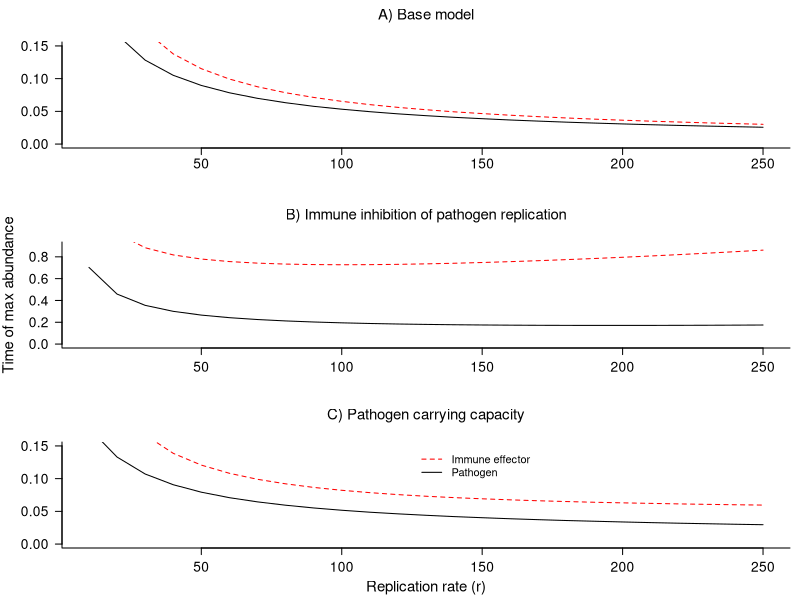
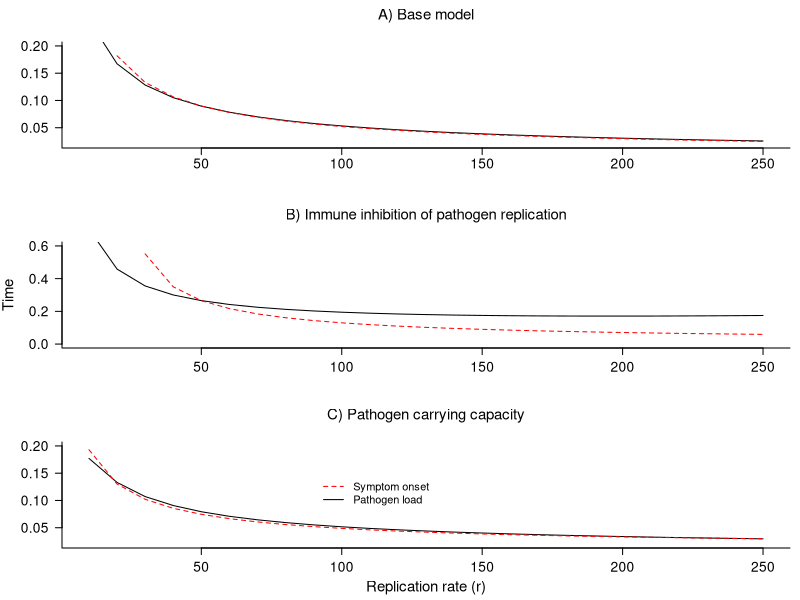
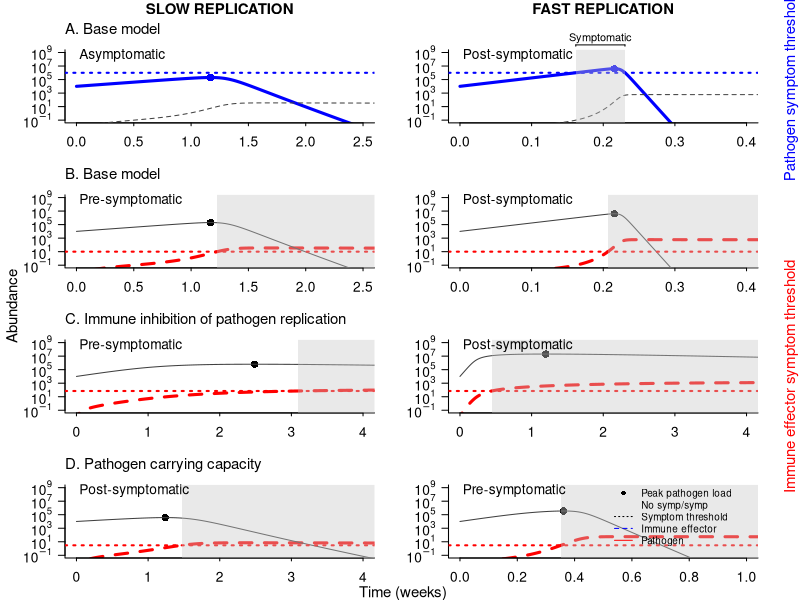
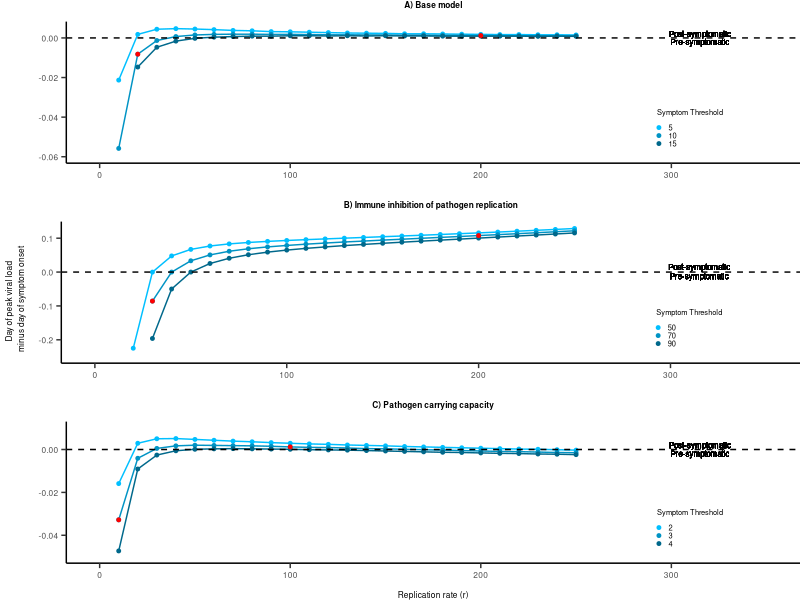

R code for these plots, in order:
## ---- chunk 1
knitr::opts_chunk$set(echo = TRUE, message = FALSE, warning = FALSE)
## ---- chunk 2
require(deSolve)
require(ggplot2)
require(gridExtra)
require(grid)
## ---- chunk 3
within.host.model <- function(t, x, params) {
  P <- x[1]
  X <- x[2]

  with(
    as.list(params),
    {
      dP <- r*P - k*X*P
      dX <- a - d*X + y*k*X*P
    
      res <- c(dP, dX)
      list(res)
    }
  ) 
}

within.host.model.cap <- function(t, x, params) {
  P <- x[1]
  X <- x[2]

  with(
    as.list(params),
    {
      dP <- r*P*(1 - P/(5*10^5)) - k*X*P
      dX <- a - d*X + y*k*X*P
    
      res <- c(dP, dX)
      list(res)
    }
  ) 
}

sat.imm.model <- function(t, x, params) {
  P <- x[1]
  X <- x[2]
  
  with(
    as.list(params),
    {
      dP <- r*P/(1+b*X) - dp*P
      dX <- alpha - d*X + gx*P*(Xmax - X)/(P+hp)
      
      res <- c(dP, dX)
      list(res)
    }
  ) 
}
## ---- chunk 4
desolve_function <- function(tstep, r, k, model, id) {
  time <- seq(0,2, by=tstep)

  params <- c(y = 1e-4, k = k, r = r, a = 1, d = 0.5)
  
  df <- data.frame(lsoda(c(P=id, X=0), time, model, 
                       params))
  
  if(any(df$P <= 0)){
    clearance <- min(which(df$P <= 0))
    df[clearance:length(time),] <- NA
  }
  
  df <- data.frame(time=time, 
                  pathogen=df$P, 
                  immune=df$X, 
                  r=r)
  
  return(df)
}

desolve_function.satimm <- function(tstep, r, model, id) {
  time <- seq(0,2, by=tstep)

  params <- c(alpha=1, d=1, b=1e-1, dp=5, gx=1e-12, hp=1e6*10, 
              Xmax=(10)*5e14, r=r)
  
  df <- data.frame(lsoda(c(P=id, X=0), time, model, 
                       params))
  
  if(any(df$P <= 0)){
    clearance <- min(which(df$P <= 0))
    df[clearance:length(time),] <- NA
  }
  
  df <- data.frame(time=time, 
                  pathogen=df$P, 
                  immune=df$X, 
                  r=r)
  
  return(df)
}
## ---- chunk 5
peak.pathogenloadtime <- function(df) {
  peak.pl <- max(df$pathogen, na.rm=TRUE)
  return(df[which(df$pathogen==peak.pl),]$time)
}

symptom.onset <- function(df, s.compartment, thresh) {
  symptomatic <- df[which(df[s.compartment] >= thresh),]$time
  if(length(symptomatic) > 0) {
    return(min(symptomatic))
  } else {
    return(NA)
  }
}

symptom.end <- function(df, s.compartment, thresh) {
  symptomatic <- df[which(df[s.compartment] >= thresh),]$time
  if(length(symptomatic) > 0) {
    return(max(symptomatic))
  } else {
    return(NA)
  }
}

delay.calculation <- function(df, symp.thresh) {
  return(peak.pathogenloadtime(df) - symptom.onset(df, 'immune', symp.thresh))
}
## ---- chunk 6
plot.model.simulations <- function(symp.thresh, data, 
                                    cex, label,
                                    xlimlow, xlimhigh, s.compartment) {
  
  col <- ifelse(s.compartment=='pathogen', 'blue', 'red')
  
  time <- data$time
  path.load <- data$pathogen
  immune <- data$immune
  peak.load.time <- peak.pathogenloadtime(data)
  
  if (s.compartment == 'pathogen') {
    plot(time, path.load, col=col, xlab="", ylab="", xlim=c(xlimlow, xlimhigh), log='y',
         ylim=10^c(-1, 9), cex.lab=cex, cex.axis=cex, mgp=c(0, 1, 0), 
         yaxt='n', tck=-0.04, type="l", lwd=3, bty='l')
    points(peak.load.time, path.load[which(time==peak.load.time,)],
         cex=1.5, pch=16, col=col)
    lines(time, immune, col=gray(0.25), type="l", lty=2)
    axis(2, cex.axis=cex, at=10^(seq(-1, 9, by=2)), 
     labels=c(expression(10^-1), 
              expression(10^1),
              expression(10^3),
              expression(10^5),
              expression(10^7),
              expression(10^9)), las=2, mgp=c(0, 1, 0))
  } else {
    plot(time, immune, col=col, xlab="", ylab="", xlim=c(xlimlow, xlimhigh), log='y',
         ylim=10^c(-1, 9), cex.lab=cex, cex.axis=cex, mgp=c(0, 1, 0), 
         yaxt='n', lty = 2, tck = -0.04, type="l", lwd=3, bty='l')
    points(peak.load.time, path.load[which(time==peak.load.time,)],
         cex=1.5, pch=16)
    lines(time, path.load, col=gray(0.25), type="l")
    axis(2, cex.axis=cex, at=10^(seq(-1, 9, by=2)), 
     labels=c(expression(10^-1), 
              expression(10^1),
              expression(10^3),
              expression(10^5),
              expression(10^7),
              expression(10^9)), las=2, mgp=c(0, 1, 0))
  }

  abline(h=symp.thresh, lty=3, col=col, lwd=2)
  
  polygon(x=c(symptom.onset(data, 
                            s.compartment,
                            symp.thresh),
              symptom.onset(data, 
                            s.compartment,
                            symp.thresh),
              symptom.end(data, 
                            s.compartment,
                            symp.thresh), 
              symptom.end(data, 
                            s.compartment,
                            symp.thresh)), 
          y=10^c(-5, 10, 10, -5), 
          col=rgb(200, 200, 200, alpha=100,
                  maxColorValue=255),
          border = NA)
  
  text(0.01 * (xlimhigh - xlimlow) + xlimlow, 10^(.95 * (9)) + 10^-1, 
       labels=label, cex=cex, adj=0)
}

lowrep.nocap <- 20
highrep.nocap <- 200

lowrep.satimm <- 30
highrep.satimm <- 200

lowrep.cap <- 10
highrep.cap <- 100

data.lowreplication.nocap <- desolve_function(tstep=10^-4, 
                            k=3.5, 
                            r=lowrep.nocap,
                            model=within.host.model, 
                            id=10^4)
data.highreplication.nocap <- desolve_function(tstep=10^-4, 
                             k=3.5, 
                             r=highrep.nocap,
                             model=within.host.model, id=10^4) 

data.lowreplication.satimm <- desolve_function.satimm(tstep=10^-4,
                                                            r=lowrep.satimm,
                                                            model=sat.imm.model,
                                                            id=10^4)

data.highreplication.satimm <- desolve_function.satimm(tstep=10^-4,
                                                            r=highrep.satimm,
                                                            model=sat.imm.model,
                                                            id=10^4)

data.lowreplication.cap <- desolve_function(tstep=10^-4, 
                            k=7, r=lowrep.cap,
                            model=within.host.model.cap, id=10^4)
data.highreplication.cap <- desolve_function(tstep=10^-4, 
                             k=7, r=highrep.cap,
                             model=within.host.model.cap, id=10^4) 

# Adjust time display to sensible numbers
data.lowreplication.nocap$time <- data.lowreplication.nocap$time * 7
data.highreplication.nocap$time <- data.highreplication.nocap$time * 7
data.lowreplication.satimm$time <- data.lowreplication.satimm$time * 7
data.highreplication.satimm$time <- data.highreplication.satimm$time * 7
data.lowreplication.cap$time <- data.lowreplication.cap$time * 7
data.highreplication.cap$time <- data.highreplication.cap$time * 7

path.symp.thresh <- 10^6
immune.sympthresh <- 10
satimm.sympthresh <- 70
immune.pathcap.sympthresh <- 3

cex <- 1.25
cex_labels <- 0.9

tiff('Model schematics.tiff', res=500, width=6.5, height=7.5, unit='in')
{
  par(mfrow=c(4, 2), oma=c(0, 2.5, 1.5, 0), mai=c(0.42, 0.32, 0.3, 0.42))
    
  plot.model.simulations(symp.thresh = path.symp.thresh,
                         data = data.lowreplication.nocap, 
                         cex = cex, 
                         label = "Asymptomatic", 
                         xlimlow = 0, xlimhigh = 2.5, 
                         s.compartment = 'pathogen')
  
  mtext(text="SLOW REPLICATION", font=2, side=3, line=2.5, cex=cex_labels)
  
  mtext(text="A. Base model", side=3, line=1, 
        cex=cex_labels, adj=0)
  
  plot.model.simulations(symp.thresh = path.symp.thresh, 
                         data = data.highreplication.nocap, 
                         cex = cex, 
                         label = "Post-symptomatic", 
                         xlimlow = 0, xlimhigh = 0.4, 
                         s.compartment = 'pathogen')
  
  mtext('Pathogen symptom threshold', side=4, line=2, cex=0.9, col='blue')

  # Brackets to indicate that shaded regions = symptomatic

  usr <- par("usr")
  
  par(xpd=NA)
  bracket_y <- grconvertY(1.05, from="npc", to="user")
  bracket_tick_length <- grconvertY(1.05, from="npc", to="user") -
    grconvertY(1.02, from = "npc", to = "user")

  segments(symptom.onset(data.highreplication.nocap, 'pathogen', path.symp.thresh), 
           bracket_y + bracket_tick_length, 
           symptom.end(data.highreplication.nocap, 'pathogen', path.symp.thresh), 
           bracket_y + bracket_tick_length)
  
  segments(symptom.onset(data.highreplication.nocap, 'pathogen', path.symp.thresh), 
           bracket_y + bracket_tick_length, 
           symptom.onset(data.highreplication.nocap, 'pathogen', path.symp.thresh), 
           bracket_y)
  
  segments(symptom.end(data.highreplication.nocap, 'pathogen', path.symp.thresh), 
           bracket_y + bracket_tick_length,
           symptom.end(data.highreplication.nocap, 'pathogen', path.symp.thresh),
          bracket_y)
  
  text((symptom.onset(data.highreplication.nocap, 'pathogen', path.symp.thresh) +
        symptom.end(data.highreplication.nocap, 'pathogen', path.symp.thresh)) / 2, 
        grconvertY(1.15, from="npc", to="user"),
        labels='Symptomatic')
  
  par(xpd=FALSE)
  
  mtext(text="FAST REPLICATION", font=2, side=3, line=2.5, cex=cex_labels)
  
  plot.model.simulations(symp.thresh = immune.sympthresh, 
                         data = data.lowreplication.nocap, 
                         cex = cex, 
                         label = "Pre-symptomatic", 
                         xlimlow = 0, xlimhigh = 2.5, 
                         s.compartment = 'immune')
  
  mtext("Abundance", side=2, line=1, outer=TRUE, adj = 0.5075, cex=0.9)
  
  mtext(text="B. Base model", 
        side=3, line=1, cex=cex_labels, adj=0)
  
  plot.model.simulations(symp.thresh = immune.sympthresh, 
                         data = data.highreplication.nocap, 
                         cex = cex, 
                         label = "Post-symptomatic", 
                         xlimlow = 0, xlimhigh = 0.4, 
                         s.compartment = 'immune')
  
  plot.model.simulations(symp.thresh = satimm.sympthresh,
                         data = data.lowreplication.satimm, 
                         cex = cex, 
                         label = "Pre-symptomatic", 
                         xlimlow = 0, xlimhigh = 4, 
                         s.compartment = 'immune')
  
  mtext(text="C. Immune inhibition of pathogen replication", 
        side=3, line=1, cex=cex_labels, adj=0)
  
  plot.model.simulations(symp.thresh = satimm.sympthresh, 
                         data = data.highreplication.satimm, 
                         cex = cex, 
                         label = "Post-symptomatic", 
                         xlimlow = 0, xlimhigh = 4, 
                         s.compartment = 'immune')
  
  mtext('Immune effector symptom threshold', side=4, line=2, cex=0.9,col='red')
  
  plot.model.simulations(symp.thresh = immune.pathcap.sympthresh, 
                         data = data.lowreplication.cap, 
                         cex = cex, 
                         label = "Post-symptomatic",
                         xlimlow = 0, xlimhigh = 4, 
                         s.compartment = 'immune')
  
  mtext(text="D. Pathogen carrying capacity", 
        side=3, line=1, cex=cex_labels, adj=0)
  
  plot.model.simulations(symp.thresh = immune.pathcap.sympthresh, 
                         data = data.highreplication.cap, 
                         cex = cex, 
                         label = "Pre-symptomatic", 
                         xlimlow = 0, xlimhigh = 1, 
                         s.compartment = 'immune')
  
  legend(0.53, 10^10, legend=c('Peak pathogen load', 
                             'No symp/symp',
                             'Symptom threshold',
                             'Immune effector', 
                             'Pathogen'
                           ), 
         lty=c(NA, NA, 3, 2, 1), pch=c(16, NA, NA, NA, NA), bty="n",
         xpd=TRUE, cex=0.9, col=c('black', NA, 'black', 'blue', 'red'))
  
  mtext("Time (weeks)", side=1, line=-1, outer=TRUE, adj=0.48, cex=0.9)
}

dev.off()
## ---- chunk 7
get.delays.df <- function(data, param.vals, symp.thresh) {
  
  delays.df <- do.call(rbind, lapply(param.vals, function(x) 
    data.frame(r=x,
               delay.symponset.peakload=
                 delay.calculation(data[data$r==x,], symp.thresh),
               symp.thresh=symp.thresh))) 
  
  return(delays.df)
}

get.peak.imm <- function(data) {
  
  peak <- peak.pathogenloadtime(data)
  
  imm.at.peak <- data[data$time==peak,]$immune
  
  return(imm.at.peak)
  
}

get.peak.imm.df <- function(data, param.vals) {
  
  peaks <- do.call(rbind, lapply(param.vals, function(x) 
    data.frame(r=x,
               imm.at.peak=get.peak.imm(data[data$r==x,])))) 
  
  return(peaks)
  
}

r_vals <- seq(10, 250, by=10)

varyingr.nocap <- data.frame(k=3.5, r=r_vals, dose=10^4)

varyingr.nocap <- do.call(rbind, mapply(desolve_function, 
                                  tstep=10^-4, 
                                  r=varyingr.nocap$r,
                                  k=varyingr.nocap$k,
                                  id=varyingr.nocap$dose,                                  
                                  MoreArgs=list(model=within.host.model),
                                  SIMPLIFY = FALSE))

varyingr.satimm <- data.frame(r=r_vals, dose=10^4)
varyingr.satimm <- do.call(rbind, mapply(desolve_function.satimm, 
                                  tstep=10^-4, 
                                  r=varyingr.satimm$r, 
                                  id=varyingr.satimm$dose,                                  
                                  MoreArgs=list(model=sat.imm.model),
                                  SIMPLIFY = FALSE))

varyingr.cap <- data.frame(k= 7, r=r_vals, dose=10^4)

varyingr.cap <- do.call(rbind, mapply(desolve_function, 
                                  tstep=10^-4, 
                                  r=varyingr.cap$r,
                                  k=varyingr.cap$k,
                                  id=varyingr.cap$dose,                                  
                                  MoreArgs=list(model=within.host.model.cap),
                                  SIMPLIFY = FALSE))

delays.byr.lowsympthresh.nocap <- get.delays.df(data=varyingr.nocap, 
                                          param.vals=r_vals,
                                          symp.thresh=5)

delays.byr.medsympthresh.nocap <- get.delays.df(data=varyingr.nocap, 
                                          param.vals=r_vals,
                                          symp.thresh=10)

delays.byr.highsympthresh.nocap <- get.delays.df(data=varyingr.nocap, 
                                          param.vals=r_vals,
                                          symp.thresh=15)

delays.byr.lowsympthresh.satimm <- get.delays.df(data=varyingr.satimm, 
                                          param.vals=r_vals,
                                          symp.thresh=50)

delays.byr.medsympthresh.satimm <- get.delays.df(data=varyingr.satimm, 
                                          param.vals=r_vals,
                                          symp.thresh=70)

delays.byr.highsympthresh.satimm <- get.delays.df(data=varyingr.satimm, 
                                          param.vals=r_vals,
                                          symp.thresh=90)

delays.byr.lowsympthresh.cap <- get.delays.df(data=varyingr.cap, 
                                          param.vals=r_vals,
                                          symp.thresh=2)

delays.byr.medsympthresh.cap <- get.delays.df(data=varyingr.cap, 
                                          param.vals=r_vals,
                                          symp.thresh=3)

delays.byr.highsympthresh.cap <- get.delays.df(data=varyingr.cap, 
                                          param.vals=r_vals,
                                          symp.thresh=4)

immpeak.byr.base <- get.peak.imm.df(data=varyingr.nocap, 
                                                  r_vals)

plot.varyingr <- function(delaysbyr1, delaysbyr2, delaysbyr3, 
                          highlighted_points, size, ylow, yhigh,
                          xlow, xhigh, legendposx, legendposy) {
  
  return(ggplot(delaysbyr1, aes(x=r, y=delay.symponset.peakload, 
                         color = as.character(symp.thresh))) + theme_classic() +
    theme(
          plot.title = element_text(hjust = 0.5, vjust = 3, size=size,
                                    face="bold"), 
          plot.margin = unit(c(0.05, 0, 0, -0.05),"in"),
          axis.title.y = element_text(margin = margin(r=4), size=size),
          axis.title.x = element_text(margin = margin(t=8), size=size),
          axis.text.x = element_text(size=size, margin = margin(t=2)),
          axis.text.y = element_text(size=size, margin = margin(r=2)),
          axis.ticks.length=unit(0.05, "in"),
          legend.key.size = unit(0.001, "in"),
          legend.text = element_text(size=size * .9),
          legend.title = element_text(size=size * .9),
          legend.position = c(legendposx, legendposy)) +
      ylim(ylow, yhigh) + 
    xlim(xlow, xhigh) +
  geom_point(size=1) + 
    geom_line() + geom_point(data=delaysbyr2, size=1) + 
    geom_line(data=delaysbyr2) + geom_point(data=delaysbyr3, size=1) +
    geom_line(data=delaysbyr3) +
  geom_hline(yintercept=0, linetype="dashed", color="black") +
    geom_point(data=highlighted_points, aes(x=r, y=delay.symponset.peakload), color="red", size=1)) 
}

cols <- colorRampPalette(c("deepskyblue", "deepskyblue4"))(3)

tiff('Delays varying r.tiff', res=500, width=3.5, height=6.5, unit='in')
{plot.varyingr.nocap <- plot.varyingr(delays.byr.lowsympthresh.nocap, 
              delays.byr.medsympthresh.nocap, 
              delays.byr.highsympthresh.nocap, 
              highlighted_points=delays.byr.medsympthresh.nocap
              [delays.byr.medsympthresh.nocap$r==lowrep.nocap | 
                  delays.byr.medsympthresh.nocap$r==highrep.nocap,],
              size=6, 
              ylow=-.06, 
              yhigh=.005, 
              xlow=0, 
              xhigh=350,
              legendposx=0.85,
              legendposy=0.25) + 
  ggtitle("A) Base model") + 
  xlab("") +
  ylab("") +
  geom_text(aes(x=315, y=-0.002, label = "Pre-symptomatic"),
                color="black", size=2) +
  geom_text(aes(x=315, y=0.002, label = "Post-symptomatic"),
                color="black", size=2) +
  scale_color_manual(name="Symptom Threshold", values = c("5"= cols[1], 
                                                          "10"= cols[2], 
                                                          "15"= cols[3]),
                     limits=c("5", "10", "15"))
  
plot.varyingr.satimm <- plot.varyingr(delays.byr.lowsympthresh.satimm, 
              delays.byr.medsympthresh.satimm, 
              delays.byr.highsympthresh.satimm, 
              highlighted_points=delays.byr.medsympthresh.satimm
              [delays.byr.medsympthresh.satimm$r==lowrep.satimm | 
                  delays.byr.medsympthresh.satimm$r==highrep.satimm,],
              size=6,
              ylow=-.25, 
              yhigh=0.13, 
              xlow=0, 
              xhigh=350,
              legendposx=0.85,
              legendposy=0.25) + 
  ggtitle("B) Immune inhibition of pathogen replication") + 
  xlab("") +
  ylab("") +
  geom_text(aes(x=315, y=-0.012, label = "Pre-symptomatic"),
                color="black", size=2) +
  geom_text(aes(x=315, y=0.015, label = "Post-symptomatic"),
                color="black", size=2) +
  scale_color_manual(name="Symptom Threshold", values = c("50"= cols[1], 
                                                          "70"= cols[2], 
                                                          "90"= cols[3]),
                     limits=c("50", "70", "90"))  

plot.varyingr.cap <- plot.varyingr(delays.byr.lowsympthresh.cap,
              delays.byr.medsympthresh.cap, 
              delays.byr.highsympthresh.cap, 
              highlighted_points=delays.byr.medsympthresh.cap
              [delays.byr.medsympthresh.cap$r==lowrep.cap | 
                  delays.byr.medsympthresh.cap$r==highrep.cap,],
              size=6, 
              ylow=-.05, 
              yhigh=.01, 
              xlow=0, 
              xhigh=350,
              legendposx=0.85,
              legendposy=0.25) + 
  ggtitle("C) Pathogen carrying capacity") +
  xlab("Replication rate (r)") +
  ylab("") +
  geom_text(aes(x=315, y=-0.002, label = "Pre-symptomatic"),
                color="black", size=2) +
  geom_text(aes(x=315, y=0.002, label = "Post-symptomatic"),
                color="black", size=2) + 
  scale_color_manual(name="Symptom Threshold", values = c("2"= cols[1], 
                                                          "3"= cols[2], 
                                                          "4"= cols[3]))

  grid.arrange(plot.varyingr.nocap, plot.varyingr.satimm, plot.varyingr.cap,
               nrow=3, 
               left=textGrob("Day of peak viral load \n minus day of symptom onset",
               gp=gpar(fontsize = 6),
               rot=90))
}
dev.off()
## ---- chunk 8
peak.immunetime <- function(df) {
  peak.immune <- max(df$immune, na.rm=TRUE)
  return(df[which(df$immune==peak.immune),]$time)
}

get.peaktimes.df <- function(data, symp.thresh) {
  
  peaktimes.df <- do.call(rbind, lapply(r_vals, function(x) 
    data.frame(r=x,
               pathogen.peaktime=peak.pathogenloadtime(data[data$r==x,]),
               immune.peaktime=peak.immunetime(data[data$r==x,]),
               symp.onset=symptom.onset(data[data$r==x,], 'immune', symp.thresh)))) 
  
  return(peaktimes.df)
}

peaktimes.cap <- get.peaktimes.df(varyingr.cap, 2)
peaktimes.nocap <- get.peaktimes.df(varyingr.nocap, 15)
peaktimes.satimm <- get.peaktimes.df(varyingr.satimm, 90)
cex <- 1.25
cex.mtext <- 0.9

{
  par(mfrow=c(3, 1), mai=c(0.52, 0.62, 0.42, 0.1))
  
  plot(pathogen.peaktime ~ r, data=peaktimes.nocap, ylim=c(0, 0.15), type="l",
       xlab="", ylab="", yaxt="n", bty="l", 
       mgp=c(2.25, 0.75, 0), cex.axis=cex)
  axis(2, las=2, cex.axis=cex)
  lines(immune.peaktime ~ r, data=peaktimes.nocap, col="red", lty=2)
  
  mtext("A) Base model", side=3, line=1.5, cex=cex.mtext)
  
  plot(pathogen.peaktime ~ r, data=peaktimes.satimm, ylim=c(0, 0.9), type="l",
       xlab="", ylab="", yaxt="n", bty="l", cex.axis=cex)
  axis(2, las=2, cex.axis=cex)
  lines(immune.peaktime ~ r, data=peaktimes.satimm, col="red", lty=2)
  mtext("Time of max abundance", 2, line=3.5, cex=cex.mtext)
  
  mtext("B) Immune inhibition of pathogen replication", side=3, line=1.5, cex=cex.mtext)
  
  plot(pathogen.peaktime ~ r, data=peaktimes.cap, ylim=c(0, 0.15), type="l",
       xlab="", ylab="", yaxt="n", bty="l", cex.axis=cex)
  axis(2, las=2, cex.axis=cex)
  lines(immune.peaktime ~ r, data=peaktimes.cap, col="red", lty=2)
  
  mtext("C) Pathogen carrying capacity", side=3, line=1.5, cex=cex.mtext)
  
  legend(125, 0.15, legend=c('Immune effector',
                             'Pathogen'), 
         lty=c(2, 1), col=c("red", "black"), bty="n")
  
  mtext("Replication rate (r)", side=1, line=2.5, cex=cex.mtext)
}
## ---- chunk 9
{
  par(mfrow=c(3, 1), mai=c(0.52, 0.62, 0.42, 0.1))
  
  plot(pathogen.peaktime ~ r, data=peaktimes.nocap, ylim=c(0.02, 0.2), type="l",
       xlab="", ylab="", yaxt="n", bty="l", 
       mgp=c(2.25, 0.75, 0), cex.axis=cex)
  axis(2, las=2, cex.axis=cex)
  lines(symp.onset ~ r, data=peaktimes.nocap, col="red", lty=2)
  
  mtext("A) Base model", side=3, line=1.5, cex=cex.mtext)
  
  plot(pathogen.peaktime ~ r, data=peaktimes.satimm, ylim=c(0, 0.6), type="l",
       xlab="", ylab="", yaxt="n", bty="l", cex.axis=cex)
  axis(2, las=2, cex.axis=cex, at=seq(0, 0.6, length=4))
  lines(symp.onset ~ r, data=peaktimes.satimm, col="red", lty=2)
  mtext("Time", 2, line=3.5, cex=cex.mtext)
  
  mtext("B) Immune inhibition of pathogen replication", side=3, line=1.5, cex=cex.mtext)
  
  plot(pathogen.peaktime ~ r, data=peaktimes.cap, ylim=c(0.02, 0.2), type="l",
       xlab="", ylab="", yaxt="n", bty="l", cex.axis=cex)
  axis(2, las=2, cex.axis=cex)
  lines(symp.onset ~ r, data=peaktimes.cap, col="red", lty=2)
  
  mtext("C) Pathogen carrying capacity", side=3, line=1.5, cex=cex.mtext)
  
  legend(90, 0.15, legend=c('Symptom onset',
                             'Pathogen load'), 
         lty=c(2, 1), col=c("red", "black"), bty="n")
  
  mtext("Replication rate (r)", side=1, line=2.5, cex=cex.mtext)
}
